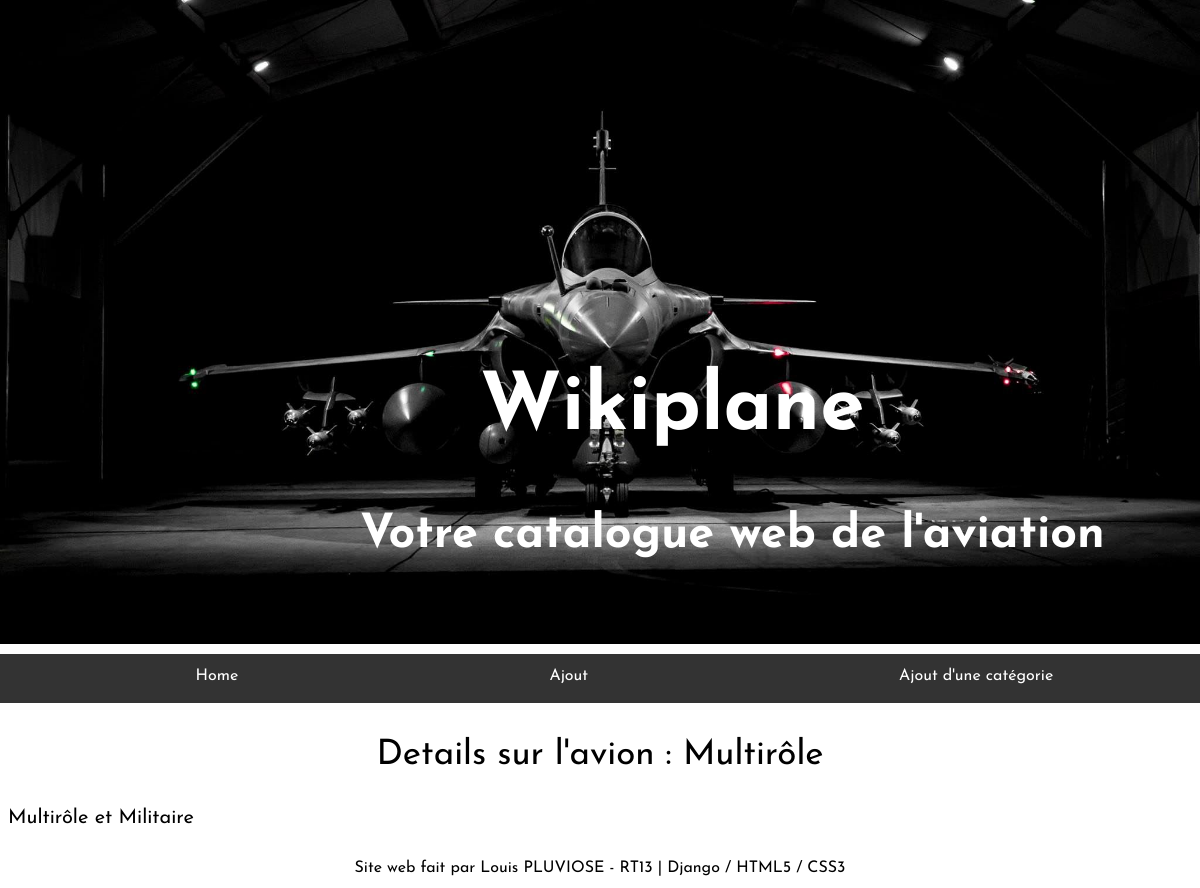
Page /application/affichec/1 on the earlier database version.
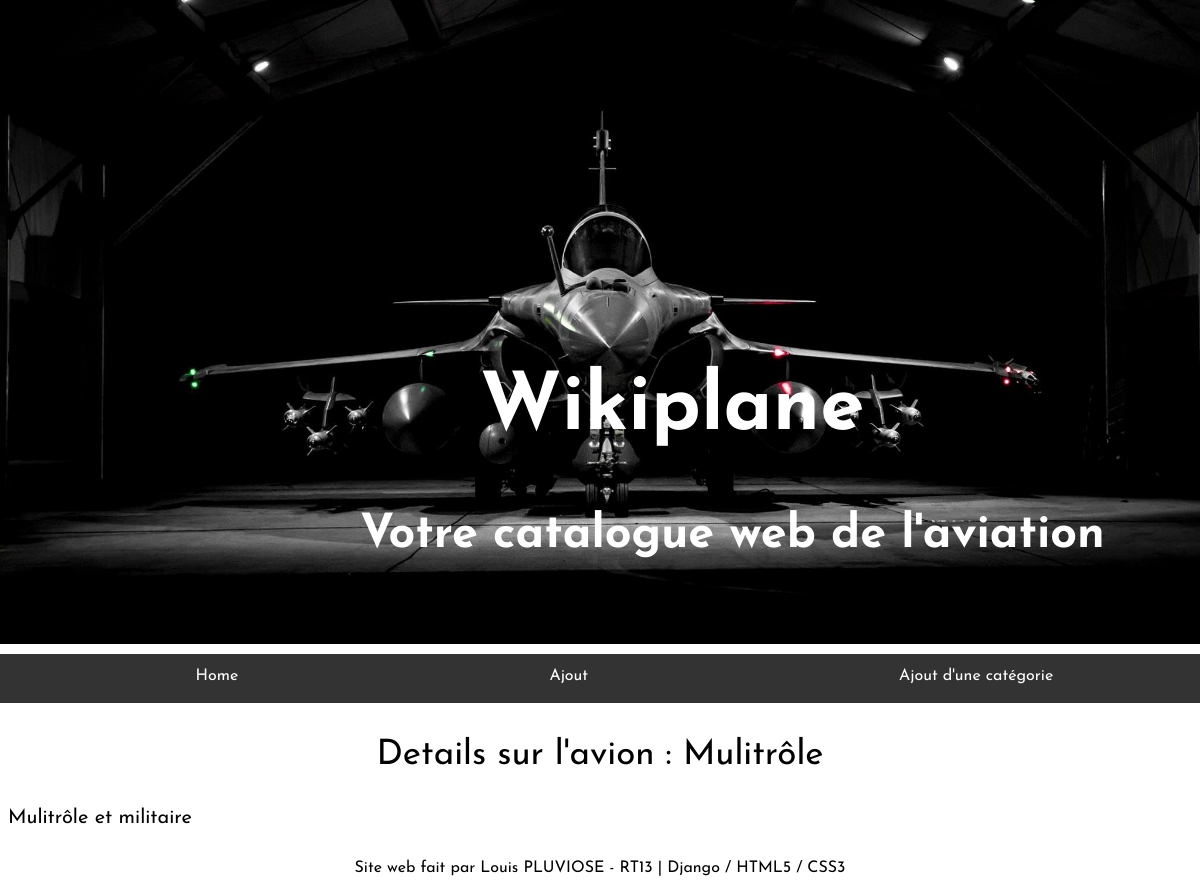
Same page on the later database version.
### application/models.py (models this page shows, shortened)
class Categorie(models.Model):
    usage = models.CharField(max_length=100)
    nomc = models.CharField(max_length=100)

### application/views.py (the view)
# urls.py: path("affichec/<int:id>", views.affichec),
def affichec(request, id):
    categorie = models.Categorie.objects.get(pk=id)
    return render(request,"application/affichec.html",{"categorie" : categorie})

### application/templates/application/affichec.html
{% extends 'main.html' %}
{% block content %}
<p class="titreaffiche">Details sur l'avion : {{categorie.nomc}}</p>
<p class="presentationaffiche">{{categorie.nomc}} et {{categorie.usage}}</p>
{% endblock %}

Differences in the rows shown:
changed Categorie: nomc "Multirôle" → "Mulitrôle"; usage "Militaire" → "militaire"
